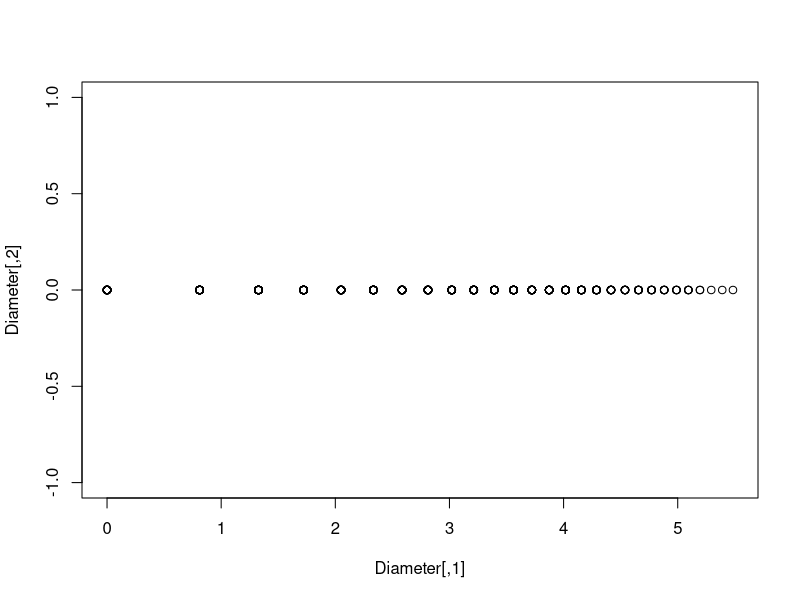
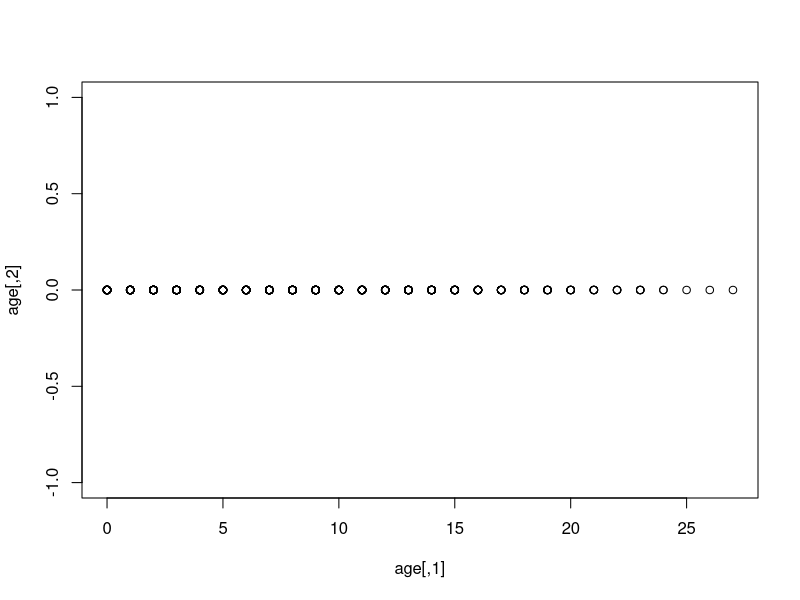
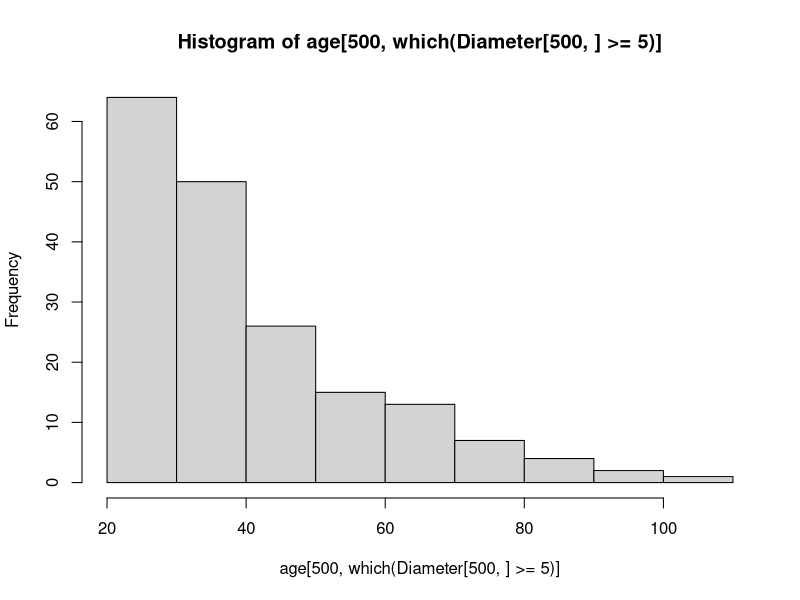
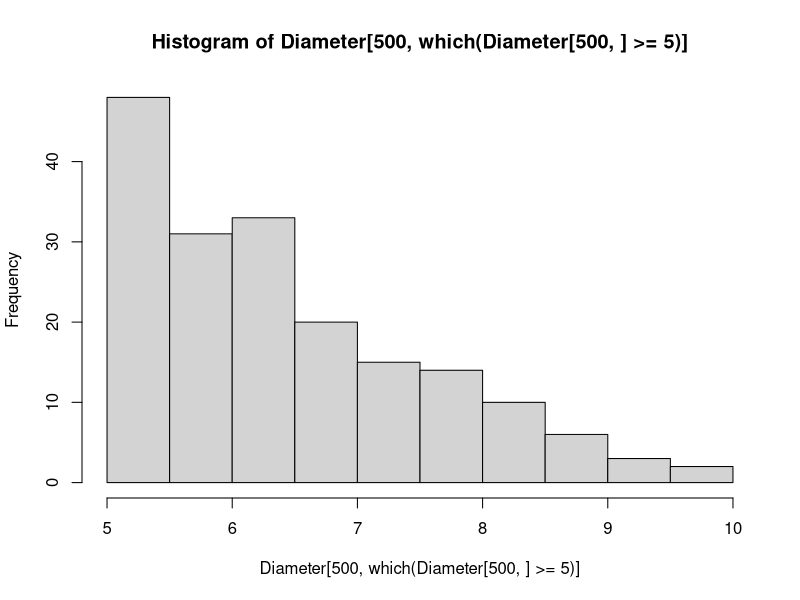

The R script that drew these images, in order:
rm(list=ls())

age<-matrix(0, nrow=500, ncol=700)
Diameter<-matrix(0, nrow=500, ncol=700)
TASB<-matrix(0, nrow = 500, ncol = 700)

# age[2,1]<-age[1,1]+1
# 
# Diameter[2,1]<-Diameter[1,1]+growthage[2]-M(Diameter[1,1]+growthage[2])
# Diameter[3,1]<-Diameter[2,1]+growthrate[3]-M(Diameter[2,1]+growthage[3])


for (i in 2:500){
  age[i,1]<-age[i-1,1]+1
  growth<-(10^(.381+.0012*22-.0001*250))*(.346*age[i,1]^(-.654))*60^(-.0069)
  M<-rbinom(1,1,0.0083*age[i,1])
  Diameter[i,1]<-Diameter[i-1,1]+growth-M*(Diameter[i-1,1]+growth)
  if (M==1){
    age[i,1]<-0
  }
}

plot(Diameter)
plot(age)

M <- as.numeric()

for (j in 1:700){

for (i in 2:500){
  age[i,j]<-age[i-1,j]+1
  growth<-(10^(.381+.0012*22-.0001*250))*(.346*age[i,j]^(-.654))*60^(-.0069)
#  M<-rbinom(1,1,0.0083*age[i,j])
 # M<-rbinom(1,1,min(0.4,(1/(1+exp(-0.05+0.2*Diameter[i-1,j])))))
  #M<-rbinom(1,1,(1/(1+exp(-0.05+0.2*Diameter[i-1,j])))/8)
  
 
  
  if (Diameter[i,j]<=3.94){ M<- rbinom(1,1,(.4/8))}
  else if (Diameter[i,j]>3.94 & Diameter[i,j]<=7.97){M<-rbinom(1,1,(.2/8))}
  else if (Diameter[i,j]>7.97 & Diameter[i,j]<=11.81){M<-rbinom(1,1,(.15/8))}
  else if (Diameter[i,j]>11.81 & Diameter[i,j]<=15.75){M<-rbinom(1,1,(.1/8))}
  else {M<-rbinom(1,1,(1/(1+exp(-0.05+0.2*Diameter[i-1,j])))/8)}
  #if (7.97<Diameter<=11.81){M<- rbinom(1,1,(.15/8))},
  #if (11.81<Diameter<=15.75){M<- rbinom(1,1,(.1/8))},
 
  Diameter[i,j]<-Diameter[i-1,j]+growth-M*(Diameter[i-1,j]+growth)
   
  TASB [i,j]<-0.0578*(Diameter[i,j]^2.41)*(age[i,j]^.204)
  
  if (M==1){
    age[i,j]<-0
  }
}}



hist(age[500,which(Diameter[500,]>=5)])
hist(Diameter[500,which(Diameter[500,]>=5)])

              